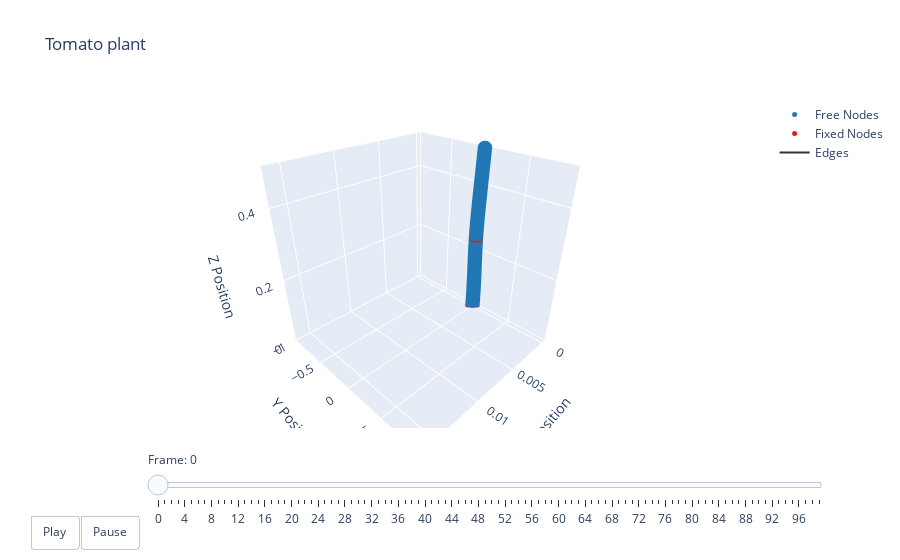

This figure's notebook cell:
### Markdown cell above
### Plotting

### Code cell
t = np.arange(robot.sim_params.total_time, step=robot.sim_params.dt)
options = dismech.AnimationOptions(title='Tomato plant')

fig = dismech.get_interactive_animation_plotly(robot, t, qs , options)
fig.show()

### Figure 1 — Plotly figure (JSON) as saved in the notebook; plotly's stock layout.template omitted (floating-point values rounded to 4 significant figures; data arrays with more than 128 entries replaced by an {"elided": "..."} marker saying what was removed)
{"data": [{"marker": {"color": "#1f78b4", "size": 5}, "mode": "markers", "name": "Free Nodes", "type": "scatter3d", "x": [6.059e-07, 1.798e-06, 3.556e-06, 5.861e-06, 8.694e-06, 1.203e-05, 1.586e-05, 2.015e-05, 2.49e-05, 3.007e-05, 3.564e-05, 4.161e-05, 4.794e-05, 5.461e-05, 6.161e-05, 6.892e-05, 7.651e-05, 8.436e-05, 9.244e-05, 0.0001007, 0.0001092, 0.0001179, 0.0001267, 0.0001357, 0.0001447, 0.0001538, 0.0001629, 0.0001721, 0.0001812, 0.0001903, 0.0001994, 0.0002083, 0.0002171, 0.0002258, 0.0002343, 0.0002425, 0.0002504, 0.0002581, 0.0002654, 0.0002723, 0.0002788, 0.0002849, 0.0002904, 0.0002954, 0.0002998, 0.0003036, 0.0003067, 0.0003106, 0.0003114, 0.0003115, 0.0003109, 0.0003097, 0.000308, 0.0003057, 0.0003028, 0.0002995, 0.0002958, 0.0002916, 0.000287, 0.0002821, 0.0002769, 0.0002713, 0.0002655, 0.0002594, 0.0002531, 0.0002465, 0.0002398, 0.0002329, 0.0002258, 0.0002186, 0.0002112, 0.0002037, 0.0001962, 0.0001885, 0.0001807, 0.0001729, 0.000165, 0.0001571, 0.0001491, 0.0001411, 0.000133, 0.0001249, 0.0001168, 0.0001087, 0.0001005, 9.236e-05, 8.419e-05, 7.602e-05, 6.784e-05, 5.966e-05, 5.147e-05, 4.329e-05, 3.51e-05, 2.691e-05, 1.872e-05, 1.054e-05], "y": [0.0, 0.0, 0.0, 0.0, 0.0, 0.0, 0.0, 0.0, 0.0, 0.0, 0.0, 0.0, 0.0, 0.0, 0.0, 0.0, 0.0, 0.0, 0.0, 0.0, 0.0, 0.0, 0.0, 0.0, 0.0, 0.0, 0.0, 0.0, 0.0, 0.0, 0.0, 0.0, 0.0, 0.0, 0.0, 0.0, 0.0, 0.0, 0.0, 0.0, 0.0, 0.0, 0.0, 0.0, 0.0, 0.0, 0.0, 0.0, 0.0, 0.0, 0.0, 0.0, 0.0, 0.0, 0.0, 0.0, 0.0, 0.0, 0.0, 0.0, 0.0, 0.0, 0.0, 0.0, 0.0, 0.0, 0.0, 0.0, 0.0, 0.0, 0.0, 0.0, 0.0, 0.0, 0.0, 0.0, 0.0, 0.0, 0.0, 0.0, 0.0, 0.0, 0.0, 0.0, 0.0, 0.0, 0.0, 0.0, 0.0, 0.0, 0.0, 0.0, 0.0, 0.0, 0.0, 0.0], "z": [0.01515, 0.0202, 0.02525, 0.0303, 0.03535, 0.0404, 0.04545, 0.0505, 0.05555, 0.0606, 0.06565, 0.0707, 0.07576, 0.08081, 0.08586, 0.09091, 0.09596, 0.101, 0.1061, 0.1111, 0.1162, 0.1212, 0.1263, 0.1313, 0.1364, 0.1414, 0.1465, 0.1515, 0.1566, 0.1616, 0.1667, 0.1717, 0.1768, 0.1818, 0.1869, 0.1919, 0.197, 0.202, 0.2071, 0.2121, 0.2172, 0.2222, 0.2273, 0.2323, 0.2374, 0.2424, 0.2475, 0.2576, 0.2626, 0.2677, 0.2727, 0.2778, 0.2828, 0.2879, 0.2929, 0.298, 0.303, 0.3081, 0.3131, 0.3182, 0.3232, 0.3283, 0.3333, 0.3384, 0.3434, 0.3485, 0.3535, 0.3586, 0.3636, 0.3687, 0.3737, 0.3788, 0.3838, 0.3889, 0.3939, 0.399, 0.404, 0.4091, 0.4141, 0.4192, 0.4242, 0.4293, 0.4343, 0.4394, 0.4444, 0.4495, 0.4545, 0.4596, 0.4646, 0.4697, 0.4747, 0.4798, 0.4848, 0.4899, 0.4949, 0.5]}, {"marker": {"color": "#e31a1c", "size": 5}, "mode": "markers", "name": "Fixed Nodes", "type": "scatter3d", "x": [0.0, 0.0, 0.0, 0.000309], "y": [0.0, 0.0, 0.0, 0.0], "z": [0.0, 0.005051, 0.0101, 0.2525]}, {"line": {"color": "#333333", "width": 2}, "mode": "lines", "name": "Edges", "type": "scatter3d", "x": {"elided": "297 float values"}, "y": {"elided": "297 int values"}, "z": {"elided": "297 float values"}}, {"color": "rgba(166, 206, 227, 0.7)", "i": [], "j": [], "k": [], "name": "Faces", "opacity": 0.7, "showscale": false, "type": "mesh3d", "x": [0.0, 0.0, 0.0, 6.059e-07, 1.798e-06, 3.556e-06, 5.861e-06, 8.694e-06, 1.203e-05, 1.586e-05, 2.015e-05, 2.49e-05, 3.007e-05, 3.564e-05, 4.161e-05, 4.794e-05, 5.461e-05, 6.161e-05, 6.892e-05, 7.651e-05, 8.436e-05, 9.244e-05, 0.0001007, 0.0001092, 0.0001179, 0.0001267, 0.0001357, 0.0001447, 0.0001538, 0.0001629, 0.0001721, 0.0001812, 0.0001903, 0.0001994, 0.0002083, 0.0002171, 0.0002258, 0.0002343, 0.0002425, 0.0002504, 0.0002581, 0.0002654, 0.0002723, 0.0002788, 0.0002849, 0.0002904, 0.0002954, 0.0002998, 0.0003036, 0.0003067, 0.000309, 0.0003106, 0.0003114, 0.0003115, 0.0003109, 0.0003097, 0.000308, 0.0003057, 0.0003028, 0.0002995, 0.0002958, 0.0002916, 0.000287, 0.0002821, 0.0002769, 0.0002713, 0.0002655, 0.0002594, 0.0002531, 0.0002465, 0.0002398, 0.0002329, 0.0002258, 0.0002186, 0.0002112, 0.0002037, 0.0001962, 0.0001885, 0.0001807, 0.0001729, 0.000165, 0.0001571, 0.0001491, 0.0001411, 0.000133, 0.0001249, 0.0001168, 0.0001087, 0.0001005, 9.236e-05, 8.419e-05, 7.602e-05, 6.784e-05, 5.966e-05, 5.147e-05, 4.329e-05, 3.51e-05, 2.691e-05, 1.872e-05, 1.054e-05], "y": [0.0, 0.0, 0.0, 0.0, 0.0, 0.0, 0.0, 0.0, 0.0, 0.0, 0.0, 0.0, 0.0, 0.0, 0.0, 0.0, 0.0, 0.0, 0.0, 0.0, 0.0, 0.0, 0.0, 0.0, 0.0, 0.0, 0.0, 0.0, 0.0, 0.0, 0.0, 0.0, 0.0, 0.0, 0.0, 0.0, 0.0, 0.0, 0.0, 0.0, 0.0, 0.0, 0.0, 0.0, 0.0, 0.0, 0.0, 0.0, 0.0, 0.0, 0.0, 0.0, 0.0, 0.0, 0.0, 0.0, 0.0, 0.0, 0.0, 0.0, 0.0, 0.0, 0.0, 0.0, 0.0, 0.0, 0.0, 0.0, 0.0, 0.0, 0.0, 0.0, 0.0, 0.0, 0.0, 0.0, 0.0, 0.0, 0.0, 0.0, 0.0, 0.0, 0.0, 0.0, 0.0, 0.0, 0.0, 0.0, 0.0, 0.0, 0.0, 0.0, 0.0, 0.0, 0.0, 0.0, 0.0, 0.0, 0.0, 0.0], "z": [0.0, 0.005051, 0.0101, 0.01515, 0.0202, 0.02525, 0.0303, 0.03535, 0.0404, 0.04545, 0.0505, 0.05555, 0.0606, 0.06565, 0.0707, 0.07576, 0.08081, 0.08586, 0.09091, 0.09596, 0.101, 0.1061, 0.1111, 0.1162, 0.1212, 0.1263, 0.1313, 0.1364, 0.1414, 0.1465, 0.1515, 0.1566, 0.1616, 0.1667, 0.1717, 0.1768, 0.1818, 0.1869, 0.1919, 0.197, 0.202, 0.2071, 0.2121, 0.2172, 0.2222, 0.2273, 0.2323, 0.2374, 0.2424, 0.2475, 0.2525, 0.2576, 0.2626, 0.2677, 0.2727, 0.2778, 0.2828, 0.2879, 0.2929, 0.298, 0.303, 0.3081, 0.3131, 0.3182, 0.3232, 0.3283, 0.3333, 0.3384, 0.3434, 0.3485, 0.3535, 0.3586, 0.3636, 0.3687, 0.3737, 0.3788, 0.3838, 0.3889, 0.3939, 0.399, 0.404, 0.4091, 0.4141, 0.4192, 0.4242, 0.4293, 0.4343, 0.4394, 0.4444, 0.4495, 0.4545, 0.4596, 0.4646, 0.4697, 0.4747, 0.4798, 0.4848, 0.4899, 0.4949, 0.5]}], "layout": {"scene": {"camera": {"eye": {"x": 1.225, "y": 1.225, "z": 1.0}}, "xaxis": {"range": [-0.0005528, 0.01656], "title": {"text": "X Position"}}, "yaxis": {"range": [0, 0], "title": {"text": "Y Position"}}, "zaxis": {"range": [0, 0.5], "title": {"text": "Z Position"}}}, "sliders": [{"currentvalue": {"prefix": "Frame: "}, "steps": [{"args": [["0"], {"frame": {"duration": 50, "redraw": true}, "mode": "immediate"}], "label": "0", "method": "animate"}, {"args": [["1"], {"frame": {"duration": 50, "redraw": true}, "mode": "immediate"}], "label": "1", "method": "animate"}, {"args": [["2"], {"frame": {"duration": 50, "redraw": true}, "mode": "immediate"}], "label": "2", "method": "animate"}, {"args": [["3"], {"frame": {"duration": 50, "redraw": true}, "mode": "immediate"}], "label": "3", "method": "animate"}, {"args": [["4"], {"frame": {"duration": 50, "redraw": true}, "mode": "immediate"}], "label": "4", "method": "animate"}, {"args": [["5"], {"frame": {"duration": 50, "redraw": true}, "mode": "immediate"}], "label": "5", "method": "animate"}, {"args": [["6"], {"frame": {"duration": 50, "redraw": true}, "mode": "immediate"}], "label": "6", "method": "animate"}, {"args": [["7"], {"frame": {"duration": 50, "redraw": true}, "mode": "immediate"}], "label": "7", "method": "animate"}, {"args": [["8"], {"frame": {"duration": 50, "redraw": true}, "mode": "immediate"}], "label": "8", "method": "animate"}, {"args": [["9"], {"frame": {"duration": 50, "redraw": true}, "mode": "immediate"}], "label": "9", "method": "animate"}, {"args": [["10"], {"frame": {"duration": 50, "redraw": true}, "mode": "immediate"}], "label": "10", "method": "animate"}, {"args": [["11"], {"frame": {"duration": 50, "redraw": true}, "mode": "immediate"}], "label": "11", "method": "animate"}, {"args": [["12"], {"frame": {"duration": 50, "redraw": true}, "mode": "immediate"}], "label": "12", "method": "animate"}, {"args": [["13"], {"frame": {"duration": 50, "redraw": true}, "mode": "immediate"}], "label": "13", "method": "animate"}, {"args": [["14"], {"frame": {"duration": 50, "redraw": true}, "mode": "immediate"}], "label": "14", "method": "animate"}, {"args": [["15"], {"frame": {"duration": 50, "redraw": true}, "mode": "immediate"}], "label": "15", "method": "animate"}, {"args": [["16"], {"frame": {"duration": 50, "redraw": true}, "mode": "immediate"}], "label": "16", "method": "animate"}, {"args": [["17"], {"frame": {"duration": 50, "redraw": true}, "mode": "immediate"}], "label": "17", "method": "animate"}, {"args": [["18"], {"frame": {"duration": 50, "redraw": true}, "mode": "immediate"}], "label": "18", "method": "animate"}, {"args": [["19"], {"frame": {"duration": 50, "redraw": true}, "mode": "immediate"}], "label": "19", "method": "animate"}, {"args": [["20"], {"frame": {"duration": 50, "redraw": true}, "mode": "immediate"}], "label": "20", "method": "animate"}, {"args": [["21"], {"frame": {"duration": 50, "redraw": true}, "mode": "immediate"}], "label": "21", "method": "animate"}, {"args": [["22"], {"frame": {"duration": 50, "redraw": true}, "mode": "immediate"}], "label": "22", "method": "animate"}, {"args": [["23"], {"frame": {"duration": 50, "redraw": true}, "mode": "immediate"}], "label": "23", "method": "animate"}, {"args": [["24"], {"frame": {"duration": 50, "redraw": true}, "mode": "immediate"}], "label": "24", "method": "animate"}, {"args": [["25"], {"frame": {"duration": 50, "redraw": true}, "mode": "immediate"}], "label": "25", "method": "animate"}, {"args": [["26"], {"frame": {"duration": 50, "redraw": true}, "mode": "immediate"}], "label": "26", "method": "animate"}, {"args": [["27"], {"frame": {"duration": 50, "redraw": true}, "mode": "immediate"}], "label": "27", "method": "animate"}, {"args": [["28"], {"frame": {"duration": 50, "redraw": true}, "mode": "immediate"}], "label": "28", "method": "animate"}, {"args": [["29"], {"frame": {"duration": 50, "redraw": true}, "mode": "immediate"}], "label": "29", "method": "animate"}, {"args": [["30"], {"frame": {"duration": 50, "redraw": true}, "mode": "immediate"}], "label": "30", "method": "animate"}, {"args": [["31"], {"frame": {"duration": 50, "redraw": true}, "mode": "immediate"}], "label": "31", "method": "animate"}, {"args": [["32"], {"frame": {"duration": 50, "redraw": true}, "mode": "immediate"}], "label": "32", "method": "animate"}, {"args": [["33"], {"frame": {"duration": 50, "redraw": true}, "mode": "immediate"}], "label": "33", "method": "animate"}, {"args": [["34"], {"frame": {"duration": 50, "redraw": true}, "mode": "immediate"}], "label": "34", "method": "animate"}, {"args": [["35"], {"frame": {"duration": 50, "redraw": true}, "mode": "immediate"}], "label": "35", "method": "animate"}, {"args": [["36"], {"frame": {"duration": 50, "redraw": true}, "mode": "immediate"}], "label": "36", "method": "animate"}, {"args": [["37"], {"frame": {"duration": 50, "redraw": true}, "mode": "immediate"}], "label": "37", "method": "animate"}, {"args": [["38"], {"frame": {"duration": 50, "redraw": true}, "mode": "immediate"}], "label": "38", "method": "animate"}, {"args": [["39"], {"frame": {"duration": 50, "redraw": true}, "mode": "immediate"}], "label": "39", "method": "animate"}, {"args": [["40"], {"frame": {"duration": 50, "redraw": true}, "mode": "immediate"}], "label": "40", "method": "animate"}, {"args": [["41"], {"frame": {"duration": 50, "redraw": true}, "mode": "immediate"}], "label": "41", "method": "animate"}, {"args": [["42"], {"frame": {"duration": 50, "redraw": true}, "mode": "immediate"}], "label": "42", "method": "animate"}, {"args": [["43"], {"frame": {"duration": 50, "redraw": true}, "mode": "immediate"}], "label": "43", "method": "animate"}, {"args": [["44"], {"frame": {"duration": 50, "redraw": true}, "mode": "immediate"}], "label": "44", "method": "animate"}, {"args": [["45"], {"frame": {"duration": 50, "redraw": true}, "mode": "immediate"}], "label": "45", "method": "animate"}, {"args": [["46"], {"frame": {"duration": 50, "redraw": true}, "mode": "immediate"}], "label": "46", "method": "animate"}, {"args": [["47"], {"frame": {"duration": 50, "redraw": true}, "mode": "immediate"}], "label": "47", "method": "animate"}, {"args": [["48"], {"frame": {"duration": 50, "redraw": true}, "mode": "immediate"}], "label": "48", "method": "animate"}, {"args": [["49"], {"frame": {"duration": 50, "redraw": true}, "mode": "immediate"}], "label": "49", "method": "animate"}, {"args": [["50"], {"frame": {"duration": 50, "redraw": true}, "mode": "immediate"}], "label": "50", "method": "animate"}, {"args": [["51"], {"frame": {"duration": 50, "redraw": true}, "mode": "immediate"}], "label": "51", "method": "animate"}, {"args": [["52"], {"frame": {"duration": 50, "redraw": true}, "mode": "immediate"}], "label": "52", "method": "animate"}, {"args": [["53"], {"frame": {"duration": 50, "redraw": true}, "mode": "immediate"}], "label": "53", "method": "animate"}, {"args": [["54"], {"frame": {"duration": 50, "redraw": true}, "mode": "immediate"}], "label": "54", "method": "animate"}, {"args": [["55"], {"frame": {"duration": 50, "redraw": true}, "mode": "immediate"}], "label": "55", "method": "animate"}, {"args": [["56"], {"frame": {"duration": 50, "redraw": true}, "mode": "immediate"}], "label": "56", "method": "animate"}, {"args": [["57"], {"frame": {"duration": 50, "redraw": true}, "mode": "immediate"}], "label": "57", "method": "animate"}, {"args": [["58"], {"frame": {"duration": 50, "redraw": true}, "mode": "immediate"}], "label": "58", "method": "animate"}, {"args": [["59"], {"frame": {"duration": 50, "redraw": true}, "mode": "immediate"}], "label": "59", "method": "animate"}, {"args": [["60"], {"frame": {"duration": 50, "redraw": true}, "mode": "immediate"}], "label": "60", "method": "animate"}, {"args": [["61"], {"frame": {"duration": 50, "redraw": true}, "mode": "immediate"}], "label": "61", "method": "animate"}, {"args": [["62"], {"frame": {"duration": 50, "redraw": true}, "mode": "immediate"}], "label": "62", "method": "animate"}, {"args": [["63"], {"frame": {"duration": 50, "redraw": true}, "mode": "immediate"}], "label": "63", "method": "animate"}, {"args": [["64"], {"frame": {"duration": 50, "redraw": true}, "mode": "immediate"}], "label": "64", "method": "animate"}, {"args": [["65"], {"frame": {"duration": 50, "redraw": true}, "mode": "immediate"}], "label": "65", "method": "animate"}, {"args": [["66"], {"frame": {"duration": 50, "redraw": true}, "mode": "immediate"}], "label": "66", "method": "animate"}, {"args": [["67"], {"frame": {"duration": 50, "redraw": true}, "mode": "immediate"}], "label": "67", "method": "animate"}, {"args": [["68"], {"frame": {"duration": 50, "redraw": true}, "mode": "immediate"}], "label": "68", "method": "animate"}, {"args": [["69"], {"frame": {"duration": 50, "redraw": true}, "mode": "immediate"}], "label": "69", "method": "animate"}, {"args": [["70"], {"frame": {"duration": 50, "redraw": true}, "mode": "immediate"}], "label": "70", "method": "animate"}, {"args": [["71"], {"frame": {"duration": 50, "redraw": true}, "mode": "immediate"}], "label": "71", "method": "animate"}, {"args": [["72"], {"frame": {"duration": 50, "redraw": true}, "mode": "immediate"}], "label": "72", "method": "animate"}, {"args": [["73"], {"frame": {"duration": 50, "redraw": true}, "mode": "immediate"}], "label": "73", "method": "animate"}, {"args": [["74"], {"frame": {"duration": 50, "redraw": true}, "mode": "immediate"}], "label": "74", "method": "animate"}, {"args": [["75"], {"frame": {"duration": 50, "redraw": true}, "mode": "immediate"}], "label": "75", "method": "animate"}, {"args": [["76"], {"frame": {"duration": 50, "redraw": true}, "mode": "immediate"}], "label": "76", "method": "animate"}, {"args": [["77"], {"frame": {"duration": 50, "redraw": true}, "mode": "immediate"}], "label": "77", "method": "animate"}, {"args": [["78"], {"frame": {"duration": 50, "redraw": true}, "mode": "immediate"}], "label": "78", "method": "animate"}, {"args": [["79"], {"frame": {"duration": 50, "redraw": true}, "mode": "immediate"}], "label": "79", "method": "animate"}, {"args": [["80"], {"frame": {"duration": 50, "redraw": true}, "mode": "immediate"}], "label": "80", "method": "animate"}, {"args": [["81"], {"frame": {"duration": 50, "redraw": true}, "mode": "immediate"}], "label": "81", "method": "animate"}, {"args": [["82"], {"frame": {"duration": 50, "redraw": true}, "mode": "immediate"}], "label": "82", "method": "animate"}, {"args": [["83"], {"frame": {"duration": 50, "redraw": true}, "mode": "immediate"}], "label": "83", "method": "animate"}, {"args": [["84"], {"frame": {"duration": 50, "redraw": true}, "mode": "immediate"}], "label": "84", "method": "animate"}, {"args": [["85"], {"frame": {"duration": 50, "redraw": true}, "mode": "immediate"}], "label": "85", "method": "animate"}, {"args": [["86"], {"frame": {"duration": 50, "redraw": true}, "mode": "immediate"}], "label": "86", "method": "animate"}, {"args": [["87"], {"frame": {"duration": 50, "redraw": true}, "mode": "immediate"}], "label": "87", "method": "animate"}, {"args": [["88"], {"frame": {"duration": 50, "redraw": true}, "mode": "immediate"}], "label": "88", "method": "animate"}, {"args": [["89"], {"frame": {"duration": 50, "redraw": true}, "mode": "immediate"}], "label": "89", "method": "animate"}, {"args": [["90"], {"frame": {"duration": 50, "redraw": true}, "mode": "immediate"}], "label": "90", "method": "animate"}, {"args": [["91"], {"frame": {"duration": 50, "redraw": true}, "mode": "immediate"}], "label": "91", "method": "animate"}, {"args": [["92"], {"frame": {"duration": 50, "redraw": true}, "mode": "immediate"}], "label": "92", "method": "animate"}, {"args": [["93"], {"frame": {"duration": 50, "redraw": true}, "mode": "immediate"}], "label": "93", "method": "animate"}, {"args": [["94"], {"frame": {"duration": 50, "redraw": true}, "mode": "immediate"}], "label": "94", "method": "animate"}, {"args": [["95"], {"frame": {"duration": 50, "redraw": true}, "mode": "immediate"}], "label": "95", "method": "animate"}, {"args": [["96"], {"frame": {"duration": 50, "redraw": true}, "mode": "immediate"}], "label": "96", "method": "animate"}, {"args": [["97"], {"frame": {"duration": 50, "redraw": true}, "mode": "immediate"}], "label": "97", "method": "animate"}, {"args": [["98"], {"frame": {"duration": 50, "redraw": true}, "mode": "immediate"}], "label": "98", "method": "animate"}, {"args": [["99"], {"frame": {"duration": 50, "redraw": true}, "mode": "immediate"}], "label": "99", "method": "animate"}], "transition": {"duration": 0}, "x": 0.1, "y": 0}], "title": {"text": "Tomato plant"}, "updatemenus": [{"buttons": [{"args": [null, {"frame": {"duration": 50, "redraw": true}, "fromcurrent": true}], "label": "Play", "method": "animate"}, {"args": [[null], {"frame": {"duration": 0, "redraw": true}, "mode": "immediate"}], "label": "Pause", "method": "animate"}], "direction": "left", "pad": {"r": 10, "t": 87}, "showactive": false, "type": "buttons", "x": 0.1, "xanchor": "right", "y": 0, "yanchor": "top"}]}}
